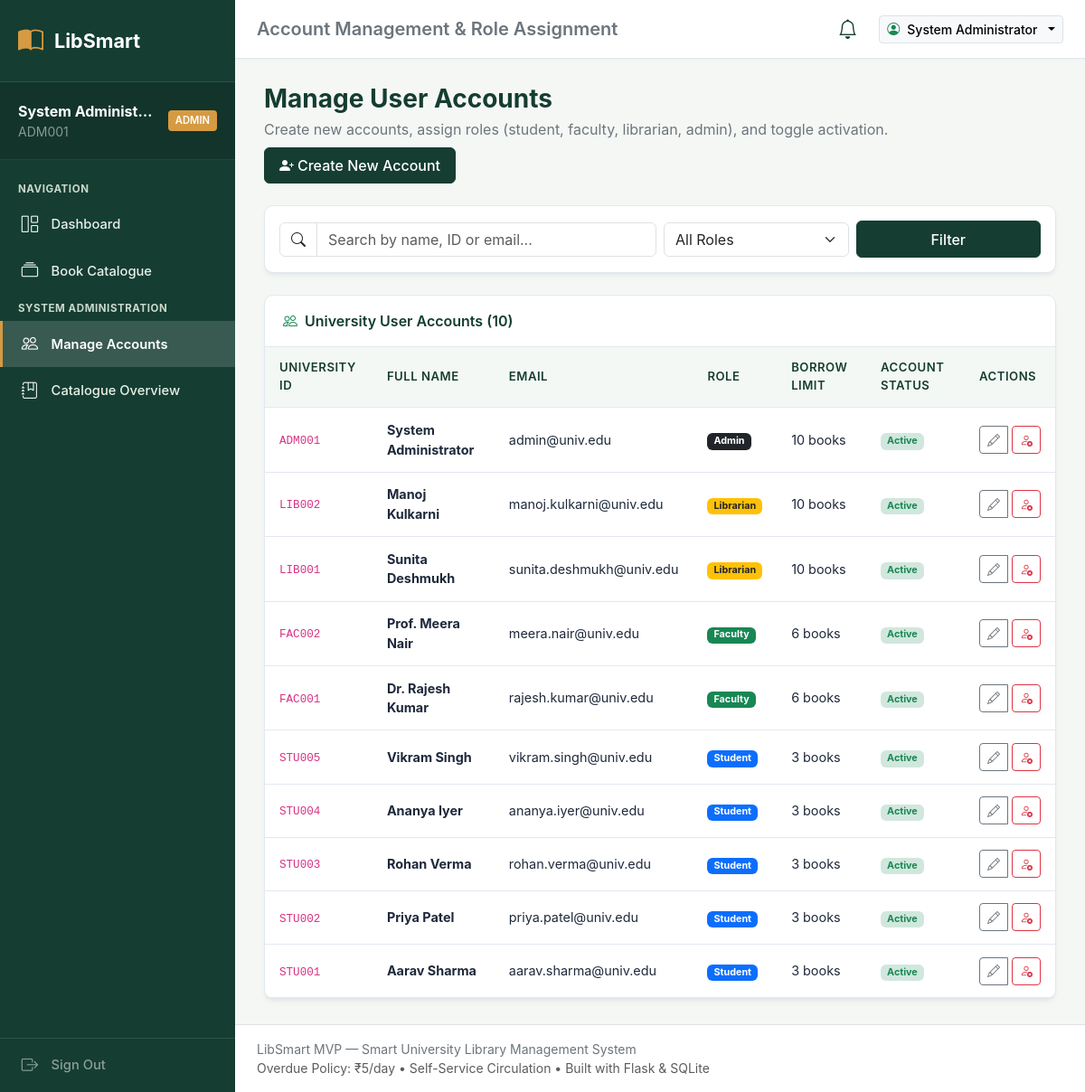
The app's page /admin/users (signed in) with its own data.
### tables this page shows
CREATE TABLE users (
    id INTEGER PRIMARY KEY AUTOINCREMENT,
    university_id TEXT UNIQUE NOT NULL,
    name TEXT NOT NULL,
    email TEXT UNIQUE NOT NULL,
    password_hash TEXT NOT NULL,
    role TEXT NOT NULL CHECK(role IN ('student', 'faculty', 'librarian', 'admin')),
    max_borrow_limit INTEGER NOT NULL DEFAULT 3,
    is_active INTEGER NOT NULL DEFAULT 1,
    created_at TIMESTAMP DEFAULT CURRENT_TIMESTAMP
);

### app.py (the view)
@app.route('/admin/users')
@login_required
@role_required('admin')
def admin_users():
    search_query = request.args.get('q', '').strip()
    role_filter = request.args.get('role', '')
    where_clauses = ["1=1"]
    params = []
    if search_query:
        where_clauses.append("(name LIKE ? OR university_id LIKE ? OR email LIKE ?)")
        s = f"%{search_query}%"
        params.extend([s, s, s])
    if role_filter:
        where_clauses.append("role = ?")
        params.append(role_filter)
    where_sql = " AND ".join(where_clauses)
    users = query_db(f"SELECT * FROM users WHERE {where_sql} ORDER BY id DESC", params)
    return render_template('admin/users.html', users=users, search_query=search_query, selected_role=role_filter)

### templates/admin/users.html (shortened to what this page needs)
{% extends 'base.html' %}
{% block header_title %}Account Management & Role Assignment{% endblock %}
{% block content %}
<div class="d-flex flex-wrap justify-content-between align-items-center mb-4 gap-2">
    <div>
        <h3 class="fw-bold mb-1" style="color: var(--forest-green);">Manage User Accounts</h3>
        <p class="text-secondary mb-0">Create new accounts, assign roles (student, faculty, librarian, admin), and toggle activation.</p>
    </div>
    <a href="{{ url_for('admin_create_user') }}" class="btn btn-forest">
        <i class="bi bi-person-plus-fill me-1"></i>Create New Account
    </a>
</div>
<div class="card-academic p-3 mb-4">
    <form method="GET" action="{{ url_for('admin_users') }}" class="row g-2 align-items-center">
        <div class="col-md-6">
            <div class="input-group">
                <span class="input-group-text bg-white"><i class="bi bi-search"></i></span>
                <input type="text" name="q" value="{{ search_query }}" class="form-control" placeholder="Search by name, ID or email...">
            </div>
        </div>
        <div class="col-md-3">
            <select name="role" class="form-select" onchange="this.form.submit()">
                <option value="">All Roles</option>
            </select>
        </div>
        <div class="col-md-3 d-flex gap-2">
            <button type="submit" class="btn btn-forest flex-grow-1">Filter</button>
        </div>
    </form>
</div>
<div class="card-academic">
    <div class="card-header-academic">
        <span class="d-flex align-items-center gap-2">
            <i class="bi bi-people text-success"></i>
            <span>University User Accounts ({{ users|length }})</span>
        </span>
    </div>
    <div class="card-body p-0">
        {% if users %}
        <div class="table-responsive">
            <table class="table-academic">
                <thead>
                    <tr>
                        <th>University ID</th>
                        <th>Full Name</th>
                        <th>Email</th>
                        <th>Role</th>
                        <th>Borrow Limit</th>
                        <th>Account Status</th>
                        <th>Actions</th>
                    </tr>
                </thead>
                <tbody>
                    {% for u in users %}
                    <tr>
                        <td><code>{{ u.university_id }}</code></td>
                        <td class="fw-bold">{{ u.name }}</td>
                        <td>{{ u.email }}</td>
                        <td>
                            <span class="badge {% if u.role == 'student' %}bg-primary{% elif u.role == 'faculty' %}bg-success{% elif u.role == 'librarian' %}bg-warning text-dark{% else %}bg-dark{% endif %}">
                                {{ u.role|capitalize }}
                            </span>
                        </td>
                        <td>{{ u.max_borrow_limit }} books</td>
                        <td>
                            {% if u.is_active %}
                            <span class="badge bg-success-subtle text-success">Active</span>
                            {% else %}
                            <span class="badge bg-danger-subtle text-danger">Deactivated</span>
                            {% endif %}
                        </td>
                        <td>
                            <div class="btn-group btn-group-sm">
                                <a href="{{ url_for('admin_edit_user', user_id=u.id) }}" class="btn btn-outline-secondary btn-sm" title="Edit Account">
                                    <i class="bi bi-pencil"></i>
                                </a>
                                <form action="{{ url_for('admin_toggle_user_status', user_id=u.id) }}" method="POST" class="d-inline ms-1">
                                    {% if u.is_active %}
                                    <button type="submit" class="btn btn-outline-danger btn-sm" title="Deactivate" onclick="return confirm('Deactivate account for {{ u.name }}?')">
                                        <i class="bi bi-person-x"></i>
                                    </button>
                                    {% else %}
                                    <button type="submit" class="btn btn-outline-success btn-sm" title="Activate" onclick="return confirm('Activate account for {{ u.name }}?')">
                                        <i class="bi bi-person-check"></i>
                                    </button>
                                    {% endif %}
                                </form>
                            </div>
                        </td>
                    </tr>
                    {% endfor %}
                </tbody>
            </table>
        </div>
        {% else %}
        <div class="p-4 text-center text-muted">
            <p class="mb-0">No users found matching your search.</p>
        </div>
        {% endif %}
    </div>
</div>
{% endblock %}

### templates/base.html (shortened to what this page needs)
<!DOCTYPE html>
<html lang="en">
<head>
    <link href="https://cdn.jsdelivr.net/npm/bootstrap@5.3.3/dist/css/bootstrap.min.css" rel="stylesheet">
    <link href="https://cdn.jsdelivr.net/npm/bootstrap-icons@1.11.3/font/bootstrap-icons.min.css" rel="stylesheet">
    <link rel="stylesheet" href="{{ url_for('static', filename='css/style.css') }}">
</head>
<body>
    <div class="app-wrapper">
        {% if session.get('user_id') %}
        <aside class="sidebar">
            <a href="{{ url_for('dashboard') }}" class="sidebar-brand">
                <i class="bi bi-book-half"></i>
                <span>LibSmart</span>
            </a>
            <div class="sidebar-user">
                <div class="d-flex align-items-center justify-content-between">
                    <div>
                        <div class="fw-bold text-white text-truncate" style="max-width: 150px;">{{ session.get('name') }}</div>
                        <div class="text-white-50 small">{{ session.get('university_id') }}</div>
                    </div>
                    <span class="user-badge">{{ session.get('role') }}</span>
                </div>
            </div>
            <nav class="sidebar-nav">
                <div class="nav-section-title">Navigation</div>
                <a href="{{ url_for('dashboard') }}" class="sidebar-link {% if request.endpoint == 'dashboard' %}active{% endif %}">
                    <i class="bi bi-grid-1x2"></i>
                    <span>Dashboard</span>
                </a>
                <a href="{{ url_for('catalogue') }}" class="sidebar-link {% if request.endpoint in ('catalogue', 'book_detail') %}active{% endif %}">
                    <i class="bi bi-collection"></i>
                    <span>Book Catalogue</span>
                </a>
                {% if session.get('role') == 'admin' %}
                <div class="nav-section-title">System Administration</div>
                <a href="{{ url_for('admin_users') }}" class="sidebar-link {% if request.endpoint in ('admin_users', 'admin_create_user', 'admin_edit_user') %}active{% endif %}">
                    <i class="bi bi-people"></i>
                    <span>Manage Accounts</span>
                </a>
                <a href="{{ url_for('librarian_books') }}" class="sidebar-link">
                    <i class="bi bi-journal-bookmark"></i>
                    <span>Catalogue Overview</span>
                </a>
                {% endif %}
            </nav>
            <div class="sidebar-footer">
                <a href="{{ url_for('logout') }}" class="sidebar-link text-white-50 p-0">
                    <i class="bi bi-box-arrow-right"></i>
                    <span>Sign Out</span>
                </a>
            </div>
        </aside>
        {% endif %}
        <div class="main-wrapper">
            <header class="top-navbar">
                <div class="d-flex align-items-center gap-3">
                    <h5 class="mb-0 fw-semibold text-secondary">
                        {% block header_title %}Smart University Library{% endblock %}
                    </h5>
                </div>
                <div class="d-flex align-items-center gap-3">
                    {% if session.get('user_id') %}
                    <a href="{{ url_for('notifications') }}" class="nav-bell-btn" title="Notifications">
                        <i class="bi bi-bell"></i>
                    </a>
                    <div class="dropdown">
                        <button class="btn btn-sm btn-light border dropdown-toggle d-flex align-items-center gap-2" data-bs-toggle="dropdown">
                            <i class="bi bi-person-circle text-success"></i>
                            <span class="fw-medium">{{ session.get('name') }}</span>
                        </button>
                    </div>
                    {% else %}
                    <a href="{{ url_for('login') }}" class="btn btn-forest btn-sm">Sign In</a>
                    {% endif %}
                </div>
            </header>
            <main class="content-body">
                {% block content %}{% endblock %}
            </main>
            <footer class="py-3 px-4 text-center text-secondary small border-top bg-white">
                <div class="d-flex flex-wrap justify-content-between align-items-center">
                    <span>LibSmart MVP — Smart University Library Management System</span>
                    <span class="text-muted">Overdue Policy: ₹5/day • Self-Service Circulation • Built with Flask & SQLite</span>
                </div>
            </footer>
        </div>
    </div>
</body>
</html>

### records on screen
users: get "ADM001", get "ADMIN", get "System Administrator", university_id "ADM001", name "System Administrator", email "admin@univ.edu", role "Admin", max_borrow_limit "10", is_active "Active"
users: university_id "LIB002", name "Manoj Kulkarni", email "manoj.kulkarni@univ.edu", role "Librarian", max_borrow_limit "10", is_active "Active"
users: university_id "LIB001", name "Sunita Deshmukh", email "sunita.deshmukh@univ.edu", role "Librarian", max_borrow_limit "10", is_active "Active"
users: university_id "FAC002", name "Prof. Meera Nair", email "meera.nair@univ.edu", role "Faculty", max_borrow_limit "6", is_active "Active"
users: university_id "FAC001", name "Dr. Rajesh Kumar", email "rajesh.kumar@univ.edu", role "Faculty", max_borrow_limit "6", is_active "Active"
users: university_id "STU005", name "Vikram Singh", email "vikram.singh@univ.edu", role "Student", max_borrow_limit "3", is_active "Active"
users: university_id "STU004", name "Ananya Iyer", email "ananya.iyer@univ.edu", role "Student", max_borrow_limit "3", is_active "Active"
users: university_id "STU003", name "Rohan Verma", email "rohan.verma@univ.edu", role "Student", max_borrow_limit "3", is_active "Active"
users: university_id "STU002", name "Priya Patel", email "priya.patel@univ.edu", role "Student", max_borrow_limit "3", is_active "Active"
users: university_id "STU001", name "Aarav Sharma", email "aarav.sharma@univ.edu", role "Student", max_borrow_limit "3", is_active "Active"

### other values on screen
{{ session.get('name') }} "System Administ…"
{{ users|length }} "10"
